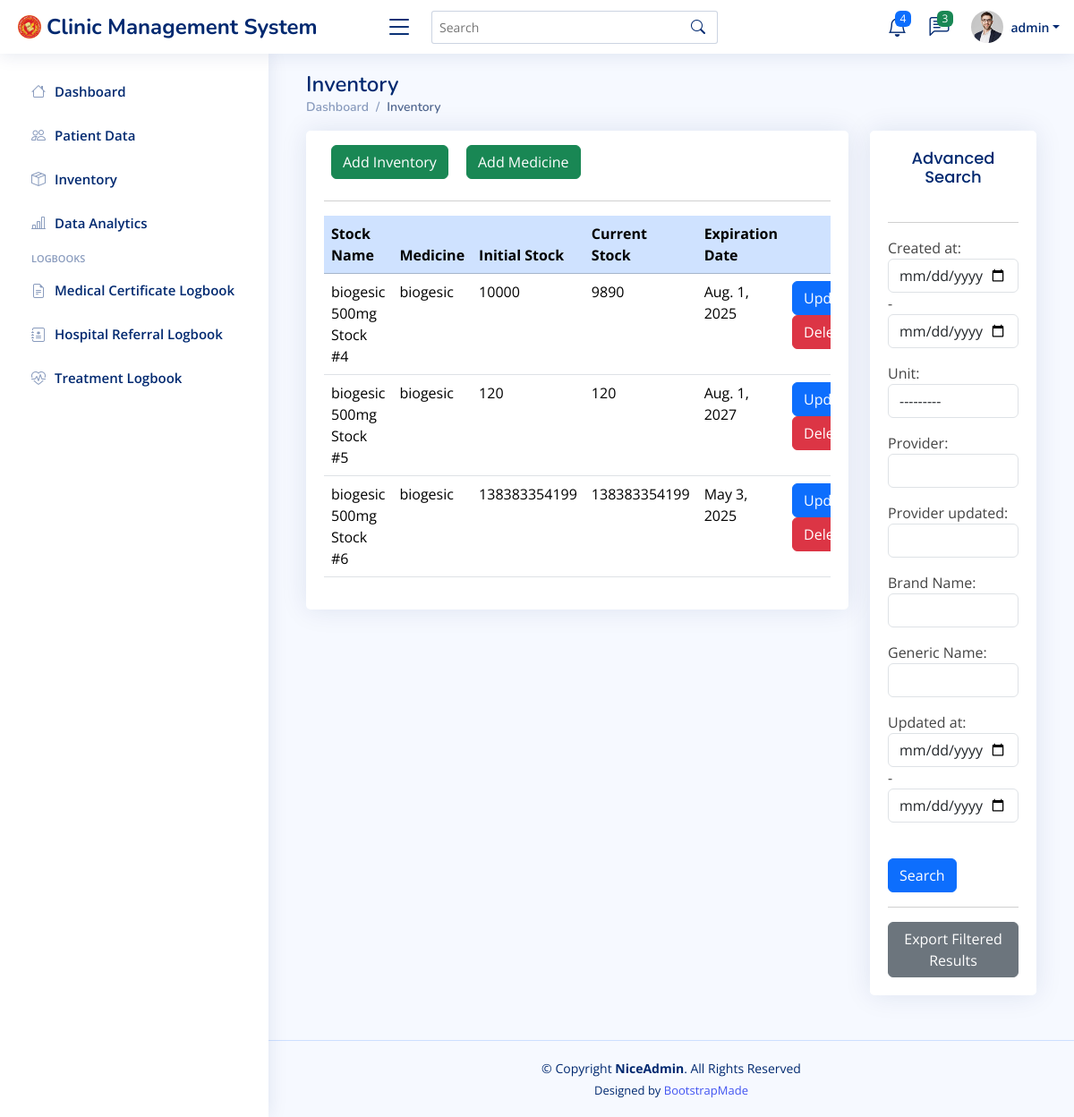
/inventorydata/ (signed in), run on the app's committed database.
### cms/models.py (models this page shows, shortened)
class Stock(models.Model):
    created_at = models.DateTimeField(auto_now_add=True)
    updated_at = models.DateTimeField(auto_now=True)
    medicine = models.ForeignKey("Medicine", on_delete=models.RESTRICT)
    stock_quantity = models.PositiveIntegerField(default=0)
    choices = [
        ("box", "Box"),
        ("piece", "Piece"),
    ]
    unit = models.CharField(max_length=5, choices=choices)
    quantity_per_unit = models.PositiveIntegerField(default=1)
    expiration_date = models.DateField()
    initial_stocks = models.PositiveIntegerField(blank=True, null=True)
    current_stock = models.PositiveIntegerField(blank=True, null=True)
    provider = models.CharField(max_length=100, blank=True, null=True)
    provider_updated = models.CharField(max_length=100, blank=True)
    def __str__(self):
        return f'{self.medicine.brand_name} {self.medicine.dosage_strength} Stock #{self.id}'

class Medicine(models.Model):
    created_at = models.DateTimeField(auto_now_add=True)
    updated_at = models.DateTimeField(auto_now=True)
    brand_name = models.CharField(max_length=100)
    generic_name = models.CharField(max_length=100)
    dosage_form = models.CharField(max_length=100)
    dosage_strength = models.CharField(max_length=100)
    provider = models.CharField(max_length=100, blank=True, null=True)
    provider_updated = models.CharField(max_length=100, blank=True)

### cms/views.py (the view)
# urls.py: path('inventorydata/', views.inventorydata_view, name="Inventory Data"),
@login_required(login_url="Login")
def inventorydata_view(request):
    myFilter = InventoryFilter(request.GET, queryset=Stock.objects.all())
    records = myFilter.qs
    context = {'records': records, 'myFilter': myFilter}
    return render(request, 'cms/inventory-data.html', context)

### cms/templates/cms/inventory-data.html (shortened to what this page needs)
{% extends "cms/base.html" %}
{% block content %}
<div class="container">
    <div class="pagetitle">
        <h1>Inventory</h1>
        <nav>
            <ol class="breadcrumb">
              <li class="breadcrumb-item"><a href="{% url 'Dashboard'%}">Dashboard</a></li>
              <li class="breadcrumb-item active">Inventory</li>
            </ol>
          </nav>
    </div>
    <div class="row">
        <div class="col-lg-9">
            <div class="card card-body">
                <div class="d-flexbox mt-2">
                    <a class="btn btn-success m-2 btn-block" href= {% url "Inventory Add" %}>
                        Add Inventory
                    <a class="btn btn-success m-2 btn-block" href= {% url "Medicine Data" %}>
                        Add Medicine
                </div>
                <hr>
                <div class="table-responsive">
                    <table class="table datatable">
                        <thead>
                            <tr>
                                <th class="table-primary">Stock Name</th>
                                <th class="table-primary">Medicine</th>
                                <th class="table-primary">Initial Stock</th>
                                <th class="table-primary">Current Stock</th>
                                <th class="table-primary">Expiration Date</th>
                                <th class="table-primary"></th>
                            </tr>
                        </thead>
                        <tbody>
                            {% for Stock in records %}
                            <tr>
                                <td>{{Stock}}</td>
                                <td>{{Stock.medicine.brand_name}}</td>
                                <td>{{Stock.initial_stocks}}</td>
                                <td>{{Stock.current_stock}}</td>
                                <td>{{Stock.expiration_date}}</td>
                                <td>
                                    <a href="{% url "Inventory Update" Stock.id %}"><button class="btn btn-primary" type="button">Update</button></a>
                                    <a href="{% url "Inventory Delete" Stock.id %}"><button class="btn btn-danger" type="button">Delete</button></a>
                                </td>
                            </tr>
                            {% endfor %}
                        </tbody>
                    </table>
                </div>
            </div>
        </div>
        <div class="col-lg-3">
            <div class="card card-body">
                <h2 class="card-title text-center">Advanced Search</h2>
                <hr>
                <div class="form-group">
                    <form method="GET">
                        {{myFilter.form.as_p}}
                        <br>
                        <input class="btn btn-primary btn-block" type="submit" value="Search">
                    </form>
                    <hr>
                    <form method="get" action="{% url 'Inventory Export' %}">
                        <button type="submit" class="btn btn-secondary">Export Filtered Results</button>
                    </form>
                </div>
            </div>
        </div>
    </div>
</div>
{% endblock content %}

### cms/templates/cms/base.html (shortened to what this page needs)
{% load static %}
<!DOCTYPE html>
<html lang="en">
<head>
  <link href="{% static "cms/assets/vendor/bootstrap/css/bootstrap.min.css" %}" rel="stylesheet">
  <link href="{% static "cms/assets/vendor/bootstrap-icons/bootstrap-icons.css" %}" rel="stylesheet">
  <link href="{% static "cms/assets/vendor/boxicons/css/boxicons.min.css" %}" rel="stylesheet">
  <link href="{% static "cms/assets/vendor/quill/quill.snow.css" %}" rel="stylesheet">
  <link href="{% static "cms/assets/vendor/quill/quill.bubble.css" %}" rel="stylesheet">
  <link href="{% static "cms/assets/vendor/remixicon/remixicon.css" %}s" rel="stylesheet">
  <link href="{% static "cms/assets/vendor/simple-datatables/style.css" %}" rel="stylesheet">
  <link href="{% static "cms/assets/css/style.css" %}" rel="stylesheet">
</head>
<body>
  <header id="header" class="header fixed-top d-flex align-items-center">
    <div class="d-flex align-items-center justify-content-between">
      <a href={% url 'Dashboard' %} class="logo d-flex align-items-center">
        <img src="{% static "cms/assets/img/dhvsu_logo.png" %}" alt="">
        <span class="d-none d-lg-block">Clinic Management System</span>
      </a>
      <i class="bi bi-list toggle-sidebar-btn"></i>
    </div>
    <div class="search-bar">
      <form class="search-form d-flex align-items-center" method="POST" action="#">
        <input type="text" name="query" placeholder="Search" title="Enter search keyword">
        <button type="submit" title="Search"><i class="bi bi-search"></i></button>
      </form>
    </div>
    <nav class="header-nav ms-auto">
      <ul class="d-flex align-items-center">
        <li class="nav-item dropdown">
          <a class="nav-link nav-icon" href="#" data-bs-toggle="dropdown">
            <i class="bi bi-bell"></i>
            <span class="badge bg-primary badge-number">4</span>
          </a>
        </li>
        <li class="nav-item dropdown">
          <a class="nav-link nav-icon" href="#" data-bs-toggle="dropdown">
            <i class="bi bi-chat-left-text"></i>
            <span class="badge bg-success badge-number">3</span>
          </a>
        </li>
        <li class="nav-item dropdown pe-3">
          <a class="nav-link nav-profile d-flex align-items-center pe-0" href="#" data-bs-toggle="dropdown">
            <img src="{% static "cms/assets/img/profile-img.jpg" %}" alt="Profile" class="rounded-circle">
            <span class="d-none d-md-block dropdown-toggle ps-2">{{ user.username }}</span>
          </a>
        </li>
      </ul>
    </nav>
  </header>
  <aside id="sidebar" class="sidebar">
    <ul class="sidebar-nav" id="sidebar-nav">
      <li class="nav-item">
        <a class="nav-link collapsed" href={% url "Dashboard" %}>
          <i class="bi bi-house"></i>
          <span>Dashboard</span>
      </li>
      <li class="nav-item">
        <a class="nav-link collapsed" href={% url "Patient Data" %}>
          <i class="bi bi-people"></i>
          <span>Patient Data</span>
      </li>
      <li class="nav-item">
        <a class="nav-link collapsed" href={% url "Inventory Data" %}>
          <i class="bi bi-box-seam"></i>
          <span>Inventory</span>
      </li>
      <li class="nav-item">
        <a class="nav-link collapsed" href={% url "chart" %}>
          <i class="bi bi-bar-chart-line"></i>
          <span>Data Analytics</span>
      </li>
      <li class="nav-heading">Logbooks</li>
      <li class="nav-item">
        <a class="nav-link collapsed" href={% url "Medcert Data" %}>
          <i class="bi bi-file-earmark-text"></i>
          <span>Medical Certificate Logbook</span>
      </li>
      <li class="nav-item">
        <a class="nav-link collapsed" href={% url "Referral Data" %}>
          <i class="bi bi-journal-medical"></i>
          <span>Hospital Referral Logbook</span>
      </li>
      <li class="nav-item">
        <a class="nav-link collapsed" href={% url "Treatment Data" %}>
          <i class="bi bi-heart-pulse"></i>
          <span>Treatment Logbook</span>
      </li>
    </ul>
  </aside>
  <main id="main" class="main">
    {% block content %}
    {% endblock content %}
  </main>
  <footer id="footer" class="footer">
    <div class="copyright">
      &copy; Copyright <strong><span>NiceAdmin</span></strong>. All Rights Reserved
    </div>
    <div class="credits">
      Designed by <a href="https://bootstrapmade.com/">BootstrapMade</a>
    </div>
  </footer>
</body>
</html>

### cms/static/cms/assets/css/style.css (style rules this page uses)
:root { scroll-behavior: smooth; }
body { font-family: "Open Sans", sans-serif; background: #f6f9ff; color: #444444; }
a { color: #4154f1; text-decoration: none; }
h1, h2, h3, h4, h5, h6 { font-family: "Nunito", sans-serif; }
#main { margin-top: 60px; padding: 20px 30px; transition: all 0.3s; }
.pagetitle { margin-bottom: 10px; }
.pagetitle h1 { font-size: 24px; margin-bottom: 0; font-weight: 600; color: #012970; }
.card { margin-bottom: 30px; border: none; border-radius: 5px; box-shadow: 0px 0 30px rgba(1, 41, 112, 0.1); }
.card-title { padding: 20px 0 15px 0; font-size: 18px; font-weight: 500; color: #012970; font-family: "Poppins", sans-serif; }
.card-body { padding: 0 20px 20px 20px; }
.breadcrumb { font-size: 14px; font-family: "Nunito", sans-serif; color: #899bbd; font-weight: 600; }
.breadcrumb a { color: #899bbd; transition: 0.3s; }
.breadcrumb .breadcrumb-item::before { color: #899bbd; }
.breadcrumb .active { color: #51678f; font-weight: 600; }
.logo { line-height: 1; }
@media (min-width: 1200px) { .logo { width: 400px; } }
.logo img { max-height: 26px; margin-right: 6px; }
.logo span { font-size: 24px; font-weight: 700; color: #012970; font-family: "Nunito", sans-serif; }
.header { transition: all 0.5s; z-index: 997; height: 60px; box-shadow: 0px 2px 20px rgba(1, 41, 112, 0.1); background-color: #fff; padding-left: 20px; }
.header .toggle-sidebar-btn { font-size: 32px; padding-left: 10px; cursor: pointer; color: #012970; }
.header .search-bar { min-width: 360px; padding: 0 20px; }
.header .search-form { width: 100%; }
.header .search-form input { border: 0; font-size: 14px; color: #012970; border: 1px solid rgba(1, 41, 112, 0.2); padding: 7px 38px 7px 8px; border-radius: 3px; transition: 0.3s; width: 100%; }
.header .search-form button { border: 0; padding: 0; margin-left: -30px; background: none; }
.header .search-form button i { color: #012970; }
.header-nav ul { list-style: none; }
.header-nav>ul { margin: 0; padding: 0; }
.header-nav .nav-icon { font-size: 22px; color: #012970; margin-right: 25px; position: relative; }
.header-nav .nav-profile { color: #012970; }
.header-nav .nav-profile img { max-height: 36px; }
.header-nav .nav-profile span { font-size: 14px; font-weight: 600; }
.header-nav .badge-number { position: absolute; inset: -2px -5px auto auto; font-weight: normal; font-size: 12px; padding: 3px 6px; }
.sidebar { position: fixed; top: 60px; left: 0; bottom: 0; width: 300px; z-index: 996; transition: all 0.3s; padding: 20px; overflow-y: auto; scrollbar-width: thin; scrollbar-color: #aab7cf transparent; box-shadow: 0px 0px 20px rgba(1, 41, 112, 0.1); background-color: #fff; }
@media (min-width: 1200px) { #main, #footer { margin-left: 300px; } }
.sidebar-nav { padding: 0; margin: 0; list-style: none; }
.sidebar-nav li { padding: 0; margin: 0; list-style: none; }
.sidebar-nav .nav-item { margin-bottom: 5px; }
.sidebar-nav .nav-heading { font-size: 11px; text-transform: uppercase; color: #899bbd; font-weight: 600; margin: 10px 0 5px 15px; }
.sidebar-nav .nav-link { display: flex; align-items: center; font-size: 15px; font-weight: 600; color: #4154f1; transition: 0.3; background: #f6f9ff; padding: 10px 15px; border-radius: 4px; }
.sidebar-nav .nav-link i { font-size: 16px; margin-right: 10px; color: #4154f1; }
.sidebar-nav .nav-link.collapsed { color: #012970; background: #fff; }
.sidebar-nav .nav-link.collapsed i { color: #899bbd; }
.footer { padding: 20px 0; font-size: 14px; transition: all 0.3s; border-top: 1px solid #cddfff; }
.footer .copyright { text-align: center; color: #012970; }
.footer .credits { padding-top: 5px; text-align: center; font-size: 13px; color: #012970; }

### data on the page
Stock: medicine+id "biogesic 500mg Stock #4", medicine.brand_name "biogesic", initial_stocks "10000", current_stock "9890", expiration_date "Aug. 1, 2025"
Stock: medicine+id "biogesic 500mg Stock #5", medicine.brand_name "biogesic", initial_stocks "120", current_stock "120", expiration_date "Aug. 1, 2027"
Stock: medicine+id "biogesic 500mg Stock #6", medicine.brand_name "biogesic", initial_stocks "138383354199", current_stock "138383354199", expiration_date "May 3, 2025"

### other printed values
{{ user.username }} "admin"
